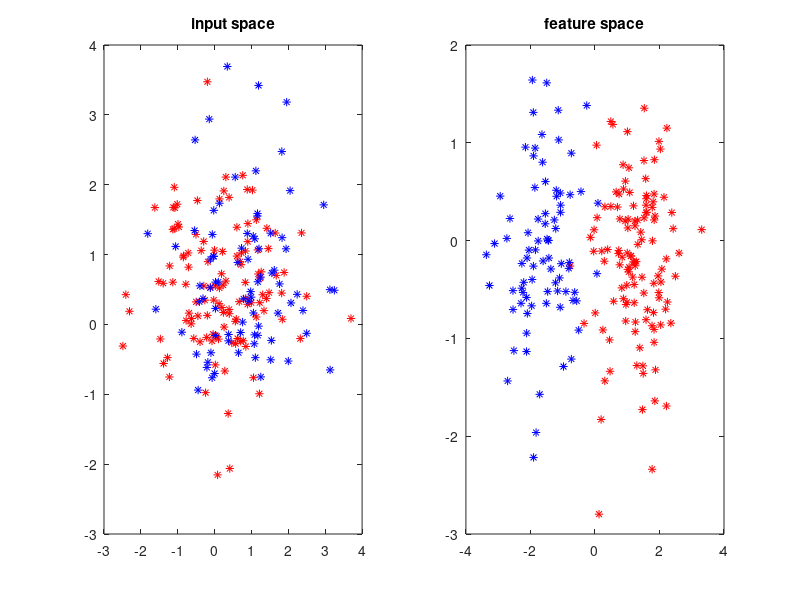

Reproduce this figure in MATLAB.
function [W,Prior]=lda(X,Y,D_low)

%% generate data sets
if nargin<2
N = [120,80,40]; % number of samples
K = length(N); % number of classes
D = 50; % dimension of feature vector
sigma = rand([K,D]).*1.0;
X=[];Y=[];
for i=1:K
  X = [X;randn(N(i),D)+repmat(sigma(i,:),[N(i),1])];  
  Y = [Y;ones([N(i),1])*(i-1)];
end
idx=randperm(size(X,1));
X=X(idx,:);Y=Y(idx,:);
end

C=unique(Y);
K=length(C);
D=size(X,2);
sumN=size(X,1);
if nargin<3,D_low=min(2,D/2);end

%% compute mean,covariance etc.
clear dat;
for i=1:K
  dat(i).w=find(Y==C(i));
  dat(i).mu=mean(X(dat(i).w,:));
  dat(i).S= ...
           (X(dat(i).w,:)-repmat(dat(i).mu,[length(dat(i).w) 1]))'* ...
           (X(dat(i).w,:)-repmat(dat(i).mu,[length(dat(i).w) 1]));
  dat(i).N=length(dat(i).w);
end

%% mean of all classes
mu=mean(X,1);

%% within-class scatter 
Sw=zeros(size(dat(1).S));
for i=1:K,Sw = Sw+dat(i).S; end
Sw=Sw+eye(size(Sw))*1e-8;

%% between-class scatter
Sb=zeros([D D]);
for i=1:K,Sb=Sb+dat(i).N*(dat(i).mu-mu)'*(dat(i).mu-mu);end

%% eigen decomposition
[U S V]=svd(inv(Sw)*Sb);%size(U)
W=U(:,1:D_low)';
Prior=zeros(K,D_low);
for i=1:K, Prior(i,:)=dat(i).mu*W'; end

%% compute probability
L = X*W';
P = zeros(size(L,1),2);
for i=1:K
  tmp = exp(-0.5*sum((L-repmat(Prior(i,:),[sumN,1])).^2,2));
  P(:,i) = tmp(:,1);
end
P = P./repmat(sum(P,2),[1,size(P,2)]);

%% display
if 1
clf;
separate_ratio = [mean(P(Y==C(1),:));mean(P(Y==C(2),:))]
subplot(121),
% imagesc(real(separate_ratio));%,colormap('gray');
plot(X(Y==C(1),1),X(Y==C(1),2),'r*',...
     X(Y==C(2),1),X(Y==C(2),2),'b*'),title('input space');
subplot(122),
% plot(X(Y==C(1),1),X(Y==C(1),2),'r*',...
%      X(Y==C(2),1),X(Y==C(2),2),'b*');
plot(L(Y==C(1),1),L(Y==C(1),2),'r*',...
     L(Y==C(2),1),L(Y==C(2),2),'b*'),title('feature space');
end

% if nargout==0,W=[];end
